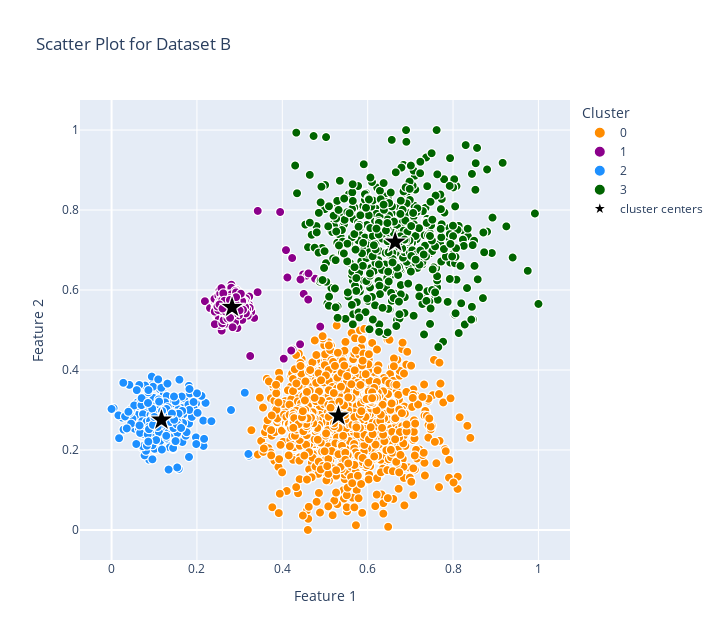

Notebook source saved alongside this figure:
### Code cell
print_clustering(
    scaler.inverse_transform(X),
    cluster_centers=scaler.inverse_transform(kmeans_random.cluster_centers_),
    cluster_assignments=cluster_assignments,
    title='Scatter Plot for Dataset B', labels={'0': 'Feature 1', '1': 'Feature 2'})

### Figure 1 — Plotly figure (JSON) as saved in the notebook; plotly's stock layout.template omitted (floating-point values rounded to 4 significant figures; data arrays with more than 128 entries replaced by an {"elided": "..."} marker saying what was removed)
{"data": [{"hovertemplate": "Cluster=0<br>Feature 1=%{x}<br>Feature 2=%{y}<br>size=%{marker.size}<extra></extra>", "legendgroup": "0", "marker": {"color": "darkorange", "opacity": 1, "size": {"elided": "2491 int values"}, "sizemode": "area", "sizeref": 0.0125, "symbol": "circle"}, "mode": "markers", "name": "0", "showlegend": true, "type": "scattergl", "x": {"elided": "2491 float values"}, "xaxis": "x", "y": {"elided": "2491 float values"}, "yaxis": "y"}, {"hovertemplate": "Cluster=1<br>Feature 1=%{x}<br>Feature 2=%{y}<br>size=%{marker.size}<extra></extra>", "legendgroup": "1", "marker": {"color": "darkmagenta", "opacity": 1, "size": {"elided": "1018 int values"}, "sizemode": "area", "sizeref": 0.0125, "symbol": "circle"}, "mode": "markers", "name": "1", "showlegend": true, "type": "scattergl", "x": {"elided": "1018 float values"}, "xaxis": "x", "y": {"elided": "1018 float values"}, "yaxis": "y"}, {"hovertemplate": "Cluster=2<br>Feature 1=%{x}<br>Feature 2=%{y}<br>size=%{marker.size}<extra></extra>", "legendgroup": "2", "marker": {"color": "dodgerblue", "opacity": 1, "size": {"elided": "254 int values"}, "sizemode": "area", "sizeref": 0.0125, "symbol": "circle"}, "mode": "markers", "name": "2", "showlegend": true, "type": "scattergl", "x": {"elided": "254 float values"}, "xaxis": "x", "y": {"elided": "254 float values"}, "yaxis": "y"}, {"hovertemplate": "Cluster=3<br>Feature 1=%{x}<br>Feature 2=%{y}<br>size=%{marker.size}<extra></extra>", "legendgroup": "3", "marker": {"color": "darkgreen", "opacity": 1, "size": {"elided": "487 int values"}, "sizemode": "area", "sizeref": 0.0125, "symbol": "circle"}, "mode": "markers", "name": "3", "showlegend": true, "type": "scattergl", "x": {"elided": "487 float values"}, "xaxis": "x", "y": {"elided": "487 float values"}, "yaxis": "y"}, {"hovertemplate": "Cluster=cluster centers<br>Feature 1=%{x}<br>Feature 2=%{y}<br>size=%{marker.size}<extra></extra>", "legendgroup": "cluster centers", "marker": {"color": "black", "opacity": 1, "size": [5, 5, 5, 5], "sizemode": "area", "sizeref": 0.0125, "symbol": "star"}, "mode": "markers", "name": "cluster centers", "showlegend": true, "type": "scattergl", "x": [0.1169, 0.5314, 0.2823, 0.6644], "xaxis": "x", "y": [0.2751, 0.2851, 0.5566, 0.7199], "yaxis": "y"}], "layout": {"height": 640, "legend": {"itemsizing": "constant", "title": {"text": "Cluster"}, "tracegroupgap": 0}, "title": {"text": "Scatter Plot for Dataset B"}, "width": 720, "xaxis": {"anchor": "y", "domain": [0, 1], "title": {"text": "Feature 1"}}, "yaxis": {"anchor": "x", "domain": [0, 1], "title": {"text": "Feature 2"}}}}
